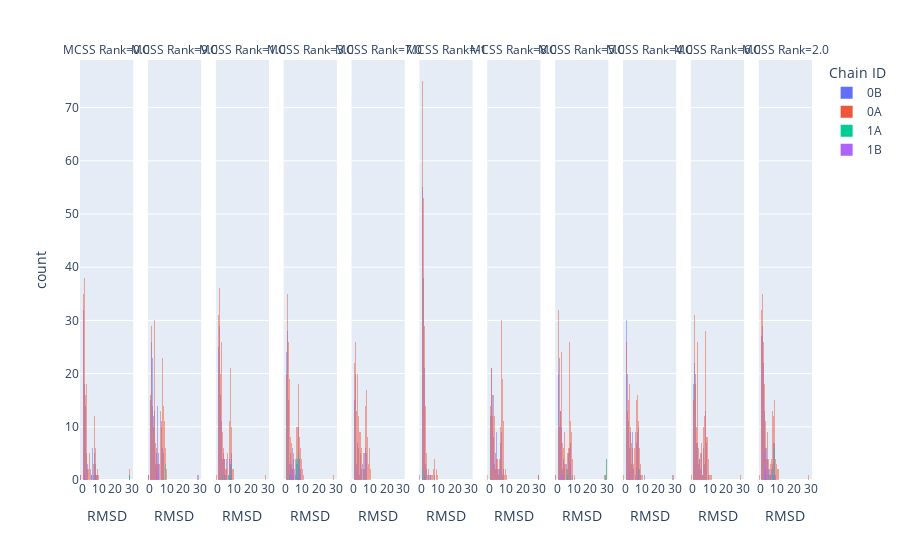

Write notebook code for a chart like this one.
### Code cell
ex.histogram(df, x="RMSD", color="Chain ID", barmode='overlay', facet_col="MCSS Rank")

### Figure 1 — Plotly figure (JSON) as saved in the notebook; plotly's stock layout.template omitted (floating-point values rounded to 4 significant figures; data arrays with more than 128 entries replaced by an {"elided": "..."} marker saying what was removed)
{"data": [{"alignmentgroup": "True", "bingroup": "x", "hovertemplate": "Chain ID=0B<br>MCSS Rank=0.0<br>RMSD=%{x}<br>count=%{y}<extra></extra>", "legendgroup": "0B", "marker": {"color": "#636efa", "opacity": 0.5, "pattern": {"shape": ""}}, "name": "0B", "offsetgroup": "0B", "orientation": "v", "showlegend": true, "type": "histogram", "x": [7.874, 0.5028, 0.9034, 1.026, 0.7254, 0.7305, 1.442, 0.806, 1.98, 0.7553, 0.5605, 1.468, 7.392, 0.7181, 0.5921, 7.318, 6.327, 3.596, 1.923, 1.297, 0.8459, 1.421, 2.617, 3.032, 1.335, 0.6346, 1.096, 6.296, 6.337, 1.515, 0.8463, 0.7457, 1.994, 2.255, 1.998, 1.416, 0.5714, 1.298, 0.6908, 8.148, 0.4508, 0.4145, 0.3251, 1.941, 1.487, 0.6227, 1.683, 0.9343, 3.501, 2.807, 6.469, 5.569, -1, 0.8728, 1.2, 1.362, 3.392, 0.9133, 1.046, 0.4114, 0.7803, 1.054, 2.049, 4.87, 1.179, 0.502, 1.177, 0.5892, 2.062, 0.4122, 0.5124, 0.4795, 0.5904, 0.6684, 0.9659, 0.4975, 28.57, 6.542, 2.355, 0.6418, 1.491, 7.566, 7.919, 1.081, 1.839, 2.282, 1.77, 0.5116, 6.312, 0.8166, 0.9696, 1.0, 0.5419, 9.656, 0.4113, 1.015, 1.125, 2.133, 4.944, 0.9201, 7.554, 1.344, 2.054, 0.5241, 7.059, 1.628, 1.971, 1.333, 1.164, 0.4494, 7.482, 0.5235, 8.616, 1.284, 1.044, 0.4002, 1.714, 1.029, 1.151, 2.681, 1.356, 1.192, 0.7634, 2.111, 2.059, 2.978, 0.8626, 0.9655], "xaxis": "x", "yaxis": "y"}, {"alignmentgroup": "True", "bingroup": "x", "hovertemplate": "Chain ID=0B<br>MCSS Rank=9.0<br>RMSD=%{x}<br>count=%{y}<extra></extra>", "legendgroup": "0B", "marker": {"color": "#636efa", "opacity": 0.5, "pattern": {"shape": ""}}, "name": "0B", "offsetgroup": "0B", "orientation": "v", "showlegend": false, "type": "histogram", "x": {"elided": "155 float values"}, "xaxis": "x2", "yaxis": "y2"}, {"alignmentgroup": "True", "bingroup": "x", "hovertemplate": "Chain ID=0B<br>MCSS Rank=1.0<br>RMSD=%{x}<br>count=%{y}<extra></extra>", "legendgroup": "0B", "marker": {"color": "#636efa", "opacity": 0.5, "pattern": {"shape": ""}}, "name": "0B", "offsetgroup": "0B", "orientation": "v", "showlegend": false, "type": "histogram", "x": [3.129, 1.101, 1.075, 4.121, 3.175, 1.981, 0.9065, 0.3615, 0.7122, 0.993, 0.5224, 0.6578, 3.484, 1.854, 1.361, 1.372, 1.154, 0.6204, 1.057, 1.512, 0.852, 3.735, 0.6426, 0.9631, 1.018, 1.389, 7.817, 1.046, 1.246, 0.7128, 1.019, 3.052, 0.506, 1.114, 0.496, 1.658, 7.23, 0.5131, 2.195, 1.441, 3.784, 0.9588, 7.148, 3.964, 4.337, 1.022, 0.6254, 0.9698, 0.9373, 0.4552, 7.03, 1.84, 1.922, 5.198, 1.255, 3.495, 0.3755, 0.3572, 0.5842, 2.138, 0.7153, 0.7183, 0.6153, 5.137, 7.431, 1.666, 1.605, 4.915, 2.157, 7.663, 1.139, 0.5953, 2.422, 1.008, 0.9422, 1.077, 0.9986, 1.46, 0.5426, 2.233, 1.057, 0.871, 0.918, 1.492, 0.4827, 6.939, 1.608, 2.121, 1.454, 3.065, 2.642, 1.483, 7.804, 3.615, 7.883, 1.264, 1.87, 0.6326, 1.029, 0.968, 7.792, 1.073, 2.3, 1.06, 8.108, 4.902, 3.788, 3.575, 7.585, 1.569, 0.6487, 0.6389, 1.9, 0.7236], "xaxis": "x3", "yaxis": "y3"}, {"alignmentgroup": "True", "bingroup": "x", "hovertemplate": "Chain ID=0B<br>MCSS Rank=3.0<br>RMSD=%{x}<br>count=%{y}<extra></extra>", "legendgroup": "0B", "marker": {"color": "#636efa", "opacity": 0.5, "pattern": {"shape": ""}}, "name": "0B", "offsetgroup": "0B", "orientation": "v", "showlegend": false, "type": "histogram", "x": {"elided": "140 float values"}, "xaxis": "x4", "yaxis": "y4"}, {"alignmentgroup": "True", "bingroup": "x", "hovertemplate": "Chain ID=0B<br>MCSS Rank=7.0<br>RMSD=%{x}<br>count=%{y}<extra></extra>", "legendgroup": "0B", "marker": {"color": "#636efa", "opacity": 0.5, "pattern": {"shape": ""}}, "name": "0B", "offsetgroup": "0B", "orientation": "v", "showlegend": false, "type": "histogram", "x": [1.53, 5.125, 7.354, 6.886, 0.9981, 4.651, 2.907, 0.9333, 0.5124, 1.457, 7.714, 7.61, 2.907, 0.7997, 4.515, 7.221, 7.431, 3.946, 3.136, 0.6042, 7.743, 7.3, 1.362, 1.195, 8.012, 7.724, 1.329, 2.047, 0.5683, 2.384, 8.083, 2.797, 7.808, 1.518, 3.387, 2.226, 2.329, 0.7882, 2.303, 6.91, 1.556, 0.7172, 6.39, 1.385, 0.4894, 1.202, 0.4401, 5.644, 1.091, 7.088, 5.283, 6.481, 7.281, 2.542, 6.409, -1, 0.8701, 2.511, 6.54, 0.8339, 2.464, 2.434, 3.249, 1.19, 1.556, 1.529, 0.3889, 0.529, 0.5473, 0.4969, 0.5684, 0.9845, 0.5162, 28.39, 3.992, 7.844, 4.023, 7.454, 1.231, 0.3471, 7.66, 1.65, 7.414, 0.7423, 0.8583, 1.07, 1.651, 0.5729, 5.823, 4.338, 1.568, 2.13, 1.002, 5.268, 1.024, 6.168, 6.414, 4.074, 1.694, 1.365, 7.69, 1.002, 5.166, 1.36, 1.058, 1.308, 7.589, 7.863, 1.387, 4.425, 4.723, 3.851, 1.104, 0.779, 7.119, 2.935, 6.844], "xaxis": "x5", "yaxis": "y5"}, {"alignmentgroup": "True", "bingroup": "x", "hovertemplate": "Chain ID=0B<br>MCSS Rank=-1<br>RMSD=%{x}<br>count=%{y}<extra></extra>", "legendgroup": "0B", "marker": {"color": "#636efa", "opacity": 0.5, "pattern": {"shape": ""}}, "name": "0B", "offsetgroup": "0B", "orientation": "v", "showlegend": false, "type": "histogram", "x": {"elided": "142 float values"}, "xaxis": "x6", "yaxis": "y6"}, {"alignmentgroup": "True", "bingroup": "x", "hovertemplate": "Chain ID=0B<br>MCSS Rank=8.0<br>RMSD=%{x}<br>count=%{y}<extra></extra>", "legendgroup": "0B", "marker": {"color": "#636efa", "opacity": 0.5, "pattern": {"shape": ""}}, "name": "0B", "offsetgroup": "0B", "orientation": "v", "showlegend": false, "type": "histogram", "x": {"elided": "142 float values"}, "xaxis": "x7", "yaxis": "y7"}, {"alignmentgroup": "True", "bingroup": "x", "hovertemplate": "Chain ID=0B<br>MCSS Rank=5.0<br>RMSD=%{x}<br>count=%{y}<extra></extra>", "legendgroup": "0B", "marker": {"color": "#636efa", "opacity": 0.5, "pattern": {"shape": ""}}, "name": "0B", "offsetgroup": "0B", "orientation": "v", "showlegend": false, "type": "histogram", "x": [0.858, 7.194, 2.166, 0.9183, 0.699, 0.8859, 7.223, 0.8786, 7.403, 1.376, 1.303, 0.4938, 0.6311, 1.546, 1.45, 2.519, 2.453, 1.417, 3.686, 2.139, 7.079, 2.338, 2.029, 1.666, 1.71, 2.772, 1.967, 1.021, 3.937, 0.7945, 1.524, 1.497, 7.416, 4.652, 0.4657, 0.9183, 0.4688, 2.35, 2.14, 2.436, 2.024, 1.369, 2.578, 1.573, 1.0, 1.198, 7.636, 0.3775, 1.537, 0.5371, 1.62, 6.16, 0.4639, 2.021, 1.525, 2.217, 6.811, 6.964, 2.721, -1, 0.7553, 1.846, 1.526, 8.77, 0.7512, 1.488, 4.321, 0.4359, 1.154, 3.301, 7.472, 5.524, 1.52, 6.564, 0.5533, 0.483, 0.4555, 0.5834, 0.7862, 4.158, 0.6979, 0.5954, 6.58, 0.6374, 5.679, 1.775, 2.579, 8.174, 7.993, 3.809, 2.061, 7.53, 1.189, 1.197, 7.549, 2.217, 1.057, 1.428, 3.767, 5.377, 1.281, 1.147, 8.091, 0.4375, 1.871, 2.467, 1.242, 1.317, 7.907, 2.397, 3.552, 0.431, 1.465, 1.019, 1.669, 1.225, 8.242, 8.013, 4.681, 7.978, 1.419, 2.781], "xaxis": "x8", "yaxis": "y8"}, {"alignmentgroup": "True", "bingroup": "x", "hovertemplate": "Chain ID=0B<br>MCSS Rank=4.0<br>RMSD=%{x}<br>count=%{y}<extra></extra>", "legendgroup": "0B", "marker": {"color": "#636efa", "opacity": 0.5, "pattern": {"shape": ""}}, "name": "0B", "offsetgroup": "0B", "orientation": "v", "showlegend": false, "type": "histogram", "x": {"elided": "147 float values"}, "xaxis": "x9", "yaxis": "y9"}, {"alignmentgroup": "True", "bingroup": "x", "hovertemplate": "Chain ID=0B<br>MCSS Rank=6.0<br>RMSD=%{x}<br>count=%{y}<extra></extra>", "legendgroup": "0B", "marker": {"color": "#636efa", "opacity": 0.5, "pattern": {"shape": ""}}, "name": "0B", "offsetgroup": "0B", "orientation": "v", "showlegend": false, "type": "histogram", "x": [1.69, 0.6154, 0.5188, 0.6639, 0.8438, 7.367, 2.437, 2.671, 1.264, 1.425, 5.248, 5.914, 2.117, 1.075, 0.818, 1.092, 2.464, 1.353, 8.181, 1.969, 1.109, 0.9922, 2.133, 3.043, 6.999, 3.111, 7.39, 7.701, 4.834, 1.007, 0.6197, 2.471, 6.009, 2.011, 7.746, 0.7398, 0.6964, 7.545, 1.346, 2.12, 1.302, 7.091, 2.279, 4.169, 0.9752, 1.535, 6.515, 6.719, 1.305, 0.4292, 1.15, 7.505, 6.38, 1.726, 7.872, 4.091, 0.8753, 1.244, 2.314, 1.516, 9.469, 6.287, 6.469, 7.516, 1.705, 1.716, 4.342, 3.423, 2.278, 6.167, 4.866, 0.3957, 1.581, 1.93, 2.907, 7.906, 5.909, 1.516, 4.771, 1.428, 0.4867, 0.4426, 0.4337, 0.5505, 0.9159, 0.6115, 0.5152, 7.614, 3.337, 6.642, 1.323, 0.5806, 7.48, 0.5948, 1.263, 8.247, 8.226, 7.634, 8.054, 7.559, 1.355, 3.311, 0.5181, 1.135, 0.9831, 0.9974, 1.214, 1.304, 0.9425, 5.464, 7.384, 4.239, 4.788, 4.649, 5.952, 7.072, 0.899, 1.467, 3.873, 2.009, 2.877, 0.8036, 1.043, 0.6525, 7.629, 1.056, 7.963, 1.136], "xaxis": "x10", "yaxis": "y10"}, {"alignmentgroup": "True", "bingroup": "x", "hovertemplate": "Chain ID=0B<br>MCSS Rank=2.0<br>RMSD=%{x}<br>count=%{y}<extra></extra>", "legendgroup": "0B", "marker": {"color": "#636efa", "opacity": 0.5, "pattern": {"shape": ""}}, "name": "0B", "offsetgroup": "0B", "orientation": "v", "showlegend": false, "type": "histogram", "x": {"elided": "139 float values"}, "xaxis": "x11", "yaxis": "y11"}, {"alignmentgroup": "True", "bingroup": "x", "hovertemplate": "Chain ID=0A<br>MCSS Rank=0.0<br>RMSD=%{x}<br>count=%{y}<extra></extra>", "legendgroup": "0A", "marker": {"color": "#EF553B", "opacity": 0.5, "pattern": {"shape": ""}}, "name": "0A", "offsetgroup": "0A", "orientation": "v", "showlegend": true, "type": "histogram", "x": {"elided": "220 float values"}, "xaxis": "x", "yaxis": "y"}, {"alignmentgroup": "True", "bingroup": "x", "hovertemplate": "Chain ID=0A<br>MCSS Rank=9.0<br>RMSD=%{x}<br>count=%{y}<extra></extra>", "legendgroup": "0A", "marker": {"color": "#EF553B", "opacity": 0.5, "pattern": {"shape": ""}}, "name": "0A", "offsetgroup": "0A", "orientation": "v", "showlegend": false, "type": "histogram", "x": {"elided": "219 float values"}, "xaxis": "x2", "yaxis": "y2"}, {"alignmentgroup": "True", "bingroup": "x", "hovertemplate": "Chain ID=0A<br>MCSS Rank=1.0<br>RMSD=%{x}<br>count=%{y}<extra></extra>", "legendgroup": "0A", "marker": {"color": "#EF553B", "opacity": 0.5, "pattern": {"shape": ""}}, "name": "0A", "offsetgroup": "0A", "orientation": "v", "showlegend": false, "type": "histogram", "x": {"elided": "218 float values"}, "xaxis": "x3", "yaxis": "y3"}, {"alignmentgroup": "True", "bingroup": "x", "hovertemplate": "Chain ID=0A<br>MCSS Rank=3.0<br>RMSD=%{x}<br>count=%{y}<extra></extra>", "legendgroup": "0A", "marker": {"color": "#EF553B", "opacity": 0.5, "pattern": {"shape": ""}}, "name": "0A", "offsetgroup": "0A", "orientation": "v", "showlegend": false, "type": "histogram", "x": {"elided": "220 float values"}, "xaxis": "x4", "yaxis": "y4"}, {"alignmentgroup": "True", "bingroup": "x", "hovertemplate": "Chain ID=0A<br>MCSS Rank=7.0<br>RMSD=%{x}<br>count=%{y}<extra></extra>", "legendgroup": "0A", "marker": {"color": "#EF553B", "opacity": 0.5, "pattern": {"shape": ""}}, "name": "0A", "offsetgroup": "0A", "orientation": "v", "showlegend": false, "type": "histogram", "x": {"elided": "220 float values"}, "xaxis": "x5", "yaxis": "y5"}, {"alignmentgroup": "True", "bingroup": "x", "hovertemplate": "Chain ID=0A<br>MCSS Rank=-1<br>RMSD=%{x}<br>count=%{y}<extra></extra>", "legendgroup": "0A", "marker": {"color": "#EF553B", "opacity": 0.5, "pattern": {"shape": ""}}, "name": "0A", "offsetgroup": "0A", "orientation": "v", "showlegend": false, "type": "histogram", "x": {"elided": "218 float values"}, "xaxis": "x6", "yaxis": "y6"}, {"alignmentgroup": "True", "bingroup": "x", "hovertemplate": "Chain ID=0A<br>MCSS Rank=8.0<br>RMSD=%{x}<br>count=%{y}<extra></extra>", "legendgroup": "0A", "marker": {"color": "#EF553B", "opacity": 0.5, "pattern": {"shape": ""}}, "name": "0A", "offsetgroup": "0A", "orientation": "v", "showlegend": false, "type": "histogram", "x": {"elided": "220 float values"}, "xaxis": "x7", "yaxis": "y7"}, {"alignmentgroup": "True", "bingroup": "x", "hovertemplate": "Chain ID=0A<br>MCSS Rank=5.0<br>RMSD=%{x}<br>count=%{y}<extra></extra>", "legendgroup": "0A", "marker": {"color": "#EF553B", "opacity": 0.5, "pattern": {"shape": ""}}, "name": "0A", "offsetgroup": "0A", "orientation": "v", "showlegend": false, "type": "histogram", "x": {"elided": "220 float values"}, "xaxis": "x8", "yaxis": "y8"}, {"alignmentgroup": "True", "bingroup": "x", "hovertemplate": "Chain ID=0A<br>MCSS Rank=4.0<br>RMSD=%{x}<br>count=%{y}<extra></extra>", "legendgroup": "0A", "marker": {"color": "#EF553B", "opacity": 0.5, "pattern": {"shape": ""}}, "name": "0A", "offsetgroup": "0A", "orientation": "v", "showlegend": false, "type": "histogram", "x": {"elided": "220 float values"}, "xaxis": "x9", "yaxis": "y9"}, {"alignmentgroup": "True", "bingroup": "x", "hovertemplate": "Chain ID=0A<br>MCSS Rank=6.0<br>RMSD=%{x}<br>count=%{y}<extra></extra>", "legendgroup": "0A", "marker": {"color": "#EF553B", "opacity": 0.5, "pattern": {"shape": ""}}, "name": "0A", "offsetgroup": "0A", "orientation": "v", "showlegend": false, "type": "histogram", "x": {"elided": "220 float values"}, "xaxis": "x10", "yaxis": "y10"}, {"alignmentgroup": "True", "bingroup": "x", "hovertemplate": "Chain ID=0A<br>MCSS Rank=2.0<br>RMSD=%{x}<br>count=%{y}<extra></extra>", "legendgroup": "0A", "marker": {"color": "#EF553B", "opacity": 0.5, "pattern": {"shape": ""}}, "name": "0A", "offsetgroup": "0A", "orientation": "v", "showlegend": false, "type": "histogram", "x": {"elided": "220 float values"}, "xaxis": "x11", "yaxis": "y11"}, {"alignmentgroup": "True", "bingroup": "x", "hovertemplate": "Chain ID=1A<br>MCSS Rank=0.0<br>RMSD=%{x}<br>count=%{y}<extra></extra>", "legendgroup": "1A", "marker": {"color": "#00cc96", "opacity": 0.5, "pattern": {"shape": ""}}, "name": "1A", "offsetgroup": "1A", "orientation": "v", "showlegend": true, "type": "histogram", "x": [7.835, 28.45], "xaxis": "x", "yaxis": "y"}, {"alignmentgroup": "True", "bingroup": "x", "hovertemplate": "Chain ID=1A<br>MCSS Rank=9.0<br>RMSD=%{x}<br>count=%{y}<extra></extra>", "legendgroup": "1A", "marker": {"color": "#00cc96", "opacity": 0.5, "pattern": {"shape": ""}}, "name": "1A", "offsetgroup": "1A", "orientation": "v", "showlegend": false, "type": "histogram", "x": [9.503, 9.6, 9.57], "xaxis": "x2", "yaxis": "y2"}, {"alignmentgroup": "True", "bingroup": "x", "hovertemplate": "Chain ID=1A<br>MCSS Rank=1.0<br>RMSD=%{x}<br>count=%{y}<extra></extra>", "legendgroup": "1A", "marker": {"color": "#00cc96", "opacity": 0.5, "pattern": {"shape": ""}}, "name": "1A", "offsetgroup": "1A", "orientation": "v", "showlegend": false, "type": "histogram", "x": [7.114, 6.622, 7.449, 7.625, 7.71, 7.983, 2.79], "xaxis": "x3", "yaxis": "y3"}, {"alignmentgroup": "True", "bingroup": "x", "hovertemplate": "Chain ID=1A<br>MCSS Rank=3.0<br>RMSD=%{x}<br>count=%{y}<extra></extra>", "legendgroup": "1A", "marker": {"color": "#00cc96", "opacity": 0.5, "pattern": {"shape": ""}}, "name": "1A", "offsetgroup": "1A", "orientation": "v", "showlegend": false, "type": "histogram", "x": [7.285, 7.522, 7.236, 6.35, 2.342, 7.223, 6.7, 7.031, 7.066, 6.553, 7.694, 6.285, 7.748, 8.041, 7.994, 7.698], "xaxis": "x4", "yaxis": "y4"}, {"alignmentgroup": "True", "bingroup": "x", "hovertemplate": "Chain ID=1A<br>MCSS Rank=-1<br>RMSD=%{x}<br>count=%{y}<extra></extra>", "legendgroup": "1A", "marker": {"color": "#00cc96", "opacity": 0.5, "pattern": {"shape": ""}}, "name": "1A", "offsetgroup": "1A", "orientation": "v", "showlegend": false, "type": "histogram", "x": [2.054, 0.5769, 0.4324], "xaxis": "x6", "yaxis": "y6"}, {"alignmentgroup": "True", "bingroup": "x", "hovertemplate": "Chain ID=1A<br>MCSS Rank=5.0<br>RMSD=%{x}<br>count=%{y}<extra></extra>", "legendgroup": "1A", "marker": {"color": "#00cc96", "opacity": 0.5, "pattern": {"shape": ""}}, "name": "1A", "offsetgroup": "1A", "orientation": "v", "showlegend": false, "type": "histogram", "x": [30.26, 29.3, 29.74, 29.28, 28.87, 29.55, 6.26, 6.347, 6.021, 7.372, 6.159], "xaxis": "x8", "yaxis": "y8"}, {"alignmentgroup": "True", "bingroup": "x", "hovertemplate": "Chain ID=1A<br>MCSS Rank=4.0<br>RMSD=%{x}<br>count=%{y}<extra></extra>", "legendgroup": "1A", "marker": {"color": "#00cc96", "opacity": 0.5, "pattern": {"shape": ""}}, "name": "1A", "offsetgroup": "1A", "orientation": "v", "showlegend": false, "type": "histogram", "x": [8.225, 7.984], "xaxis": "x9", "yaxis": "y9"}, {"alignmentgroup": "True", "bingroup": "x", "hovertemplate": "Chain ID=1A<br>MCSS Rank=2.0<br>RMSD=%{x}<br>count=%{y}<extra></extra>", "legendgroup": "1A", "marker": {"color": "#00cc96", "opacity": 0.5, "pattern": {"shape": ""}}, "name": "1A", "offsetgroup": "1A", "orientation": "v", "showlegend": false, "type": "histogram", "x": [7.846, 7.662, 6.867, 7.85, 3.187, 7.886, 7.902, 4.29, 7.784, 7.216, 8.066], "xaxis": "x11", "yaxis": "y11"}, {"alignmentgroup": "True", "bingroup": "x", "hovertemplate": "Chain ID=1B<br>MCSS Rank=0.0<br>RMSD=%{x}<br>count=%{y}<extra></extra>", "legendgroup": "1B", "marker": {"color": "#ab63fa", "opacity": 0.5, "pattern": {"shape": ""}}, "name": "1B", "offsetgroup": "1B", "orientation": "v", "showlegend": true, "type": "histogram", "x": [7.874, 1.356], "xaxis": "x", "yaxis": "y"}, {"alignmentgroup": "True", "bingroup": "x", "hovertemplate": "Chain ID=1B<br>MCSS Rank=9.0<br>RMSD=%{x}<br>count=%{y}<extra></extra>", "legendgroup": "1B", "marker": {"color": "#ab63fa", "opacity": 0.5, "pattern": {"shape": ""}}, "name": "1B", "offsetgroup": "1B", "orientation": "v", "showlegend": false, "type": "histogram", "x": [3.793, 5.087, 3.773], "xaxis": "x2", "yaxis": "y2"}, {"alignmentgroup": "True", "bingroup": "x", "hovertemplate": "Chain ID=1B<br>MCSS Rank=1.0<br>RMSD=%{x}<br>count=%{y}<extra></extra>", "legendgroup": "1B", "marker": {"color": "#ab63fa", "opacity": 0.5, "pattern": {"shape": ""}}, "name": "1B", "offsetgroup": "1B", "orientation": "v", "showlegend": false, "type": "histogram", "x": [3.784, 2.422, 7.804, 7.883, 7.792, 8.108, 7.585], "xaxis": "x3", "yaxis": "y3"}, {"alignmentgroup": "True", "bingroup": "x", "hovertemplate": "Chain ID=1B<br>MCSS Rank=3.0<br>RMSD=%{x}<br>count=%{y}<extra></extra>", "legendgroup": "1B", "marker": {"color": "#ab63fa", "opacity": 0.5, "pattern": {"shape": ""}}, "name": "1B", "offsetgroup": "1B", "orientation": "v", "showlegend": false, "type": "histogram", "x": [8.315, 8.589, 4.156, 7.6, 7.728, 8.716, 3.822, 8.804, 4.784, 4.398, 8.047, 8.271, 3.382, 7.94, 3.158, 3.211], "xaxis": "x4", "yaxis": "y4"}, {"alignmentgroup": "True", "bingroup": "x", "hovertemplate": "Chain ID=1B<br>MCSS Rank=-1<br>RMSD=%{x}<br>count=%{y}<extra></extra>", "legendgroup": "1B", "marker": {"color": "#ab63fa", "opacity": 0.5, "pattern": {"shape": ""}}, "name": "1B", "offsetgroup": "1B", "orientation": "v", "showlegend": false, "type": "histogram", "x": [2.101, 1.723], "xaxis": "x6", "yaxis": "y6"}, {"alignmentgroup": "True", "bingroup": "x", "hovertemplate": "Chain ID=1B<br>MCSS Rank=5.0<br>RMSD=%{x}<br>count=%{y}<extra></extra>", "legendgroup": "1B", "marker": {"color": "#ab63fa", "opacity": 0.5, "pattern": {"shape": ""}}, "name": "1B", "offsetgroup": "1B", "orientation": "v", "showlegend": false, "type": "histogram", "x": [2.579, 8.174, 7.993, 3.809, 7.978], "xaxis": "x8", "yaxis": "y8"}, {"alignmentgroup": "True", "bingroup": "x", "hovertemplate": "Chain ID=1B<br>MCSS Rank=4.0<br>RMSD=%{x}<br>count=%{y}<extra></extra>", "legendgroup": "1B", "marker": {"color": "#ab63fa", "opacity": 0.5, "pattern": {"shape": ""}}, "name": "1B", "offsetgroup": "1B", "orientation": "v", "showlegend": false, "type": "histogram", "x": [2.423, 7.773], "xaxis": "x9", "yaxis": "y9"}, {"alignmentgroup": "True", "bingroup": "x", "hovertemplate": "Chain ID=1B<br>MCSS Rank=2.0<br>RMSD=%{x}<br>count=%{y}<extra></extra>", "legendgroup": "1B", "marker": {"color": "#ab63fa", "opacity": 0.5, "pattern": {"shape": ""}}, "name": "1B", "offsetgroup": "1B", "orientation": "v", "showlegend": false, "type": "histogram", "x": [1.755, 1.908, 5.827, 3.009, 2.247, 1.77, 3.126, 3.614, 8.091, 7.628, 2.099], "xaxis": "x11", "yaxis": "y11"}], "layout": {"annotations": [{"font": {}, "showarrow": false, "text": "MCSS Rank=0.0", "x": 0.03636, "xanchor": "center", "xref": "paper", "y": 1, "yanchor": "bottom", "yref": "paper"}, {"font": {}, "showarrow": false, "text": "MCSS Rank=9.0", "x": 0.1291, "xanchor": "center", "xref": "paper", "y": 1, "yanchor": "bottom", "yref": "paper"}, {"font": {}, "showarrow": false, "text": "MCSS Rank=1.0", "x": 0.2218, "xanchor": "center", "xref": "paper", "y": 1, "yanchor": "bottom", "yref": "paper"}, {"font": {}, "showarrow": false, "text": "MCSS Rank=3.0", "x": 0.3145, "xanchor": "center", "xref": "paper", "y": 1, "yanchor": "bottom", "yref": "paper"}, {"font": {}, "showarrow": false, "text": "MCSS Rank=7.0", "x": 0.4073, "xanchor": "center", "xref": "paper", "y": 1, "yanchor": "bottom", "yref": "paper"}, {"font": {}, "showarrow": false, "text": "MCSS Rank=-1", "x": 0.5, "xanchor": "center", "xref": "paper", "y": 1, "yanchor": "bottom", "yref": "paper"}, {"font": {}, "showarrow": false, "text": "MCSS Rank=8.0", "x": 0.5927, "xanchor": "center", "xref": "paper", "y": 1, "yanchor": "bottom", "yref": "paper"}, {"font": {}, "showarrow": false, "text": "MCSS Rank=5.0", "x": 0.6855, "xanchor": "center", "xref": "paper", "y": 1, "yanchor": "bottom", "yref": "paper"}, {"font": {}, "showarrow": false, "text": "MCSS Rank=4.0", "x": 0.7782, "xanchor": "center", "xref": "paper", "y": 1, "yanchor": "bottom", "yref": "paper"}, {"font": {}, "showarrow": false, "text": "MCSS Rank=6.0", "x": 0.8709, "xanchor": "center", "xref": "paper", "y": 1, "yanchor": "bottom", "yref": "paper"}, {"font": {}, "showarrow": false, "text": "MCSS Rank=2.0", "x": 0.9636, "xanchor": "center", "xref": "paper", "y": 1, "yanchor": "bottom", "yref": "paper"}], "barmode": "overlay", "legend": {"title": {"text": "Chain ID"}, "tracegroupgap": 0}, "margin": {"t": 60}, "xaxis": {"anchor": "y", "domain": [0, 0.07273], "title": {"text": "RMSD"}}, "xaxis10": {"anchor": "y10", "domain": [0.8345, 0.9073], "matches": "x", "title": {"text": "RMSD"}}, "xaxis11": {"anchor": "y11", "domain": [0.9273, 1], "matches": "x", "title": {"text": "RMSD"}}, "xaxis2": {"anchor": "y2", "domain": [0.09273, 0.1655], "matches": "x", "title": {"text": "RMSD"}}, "xaxis3": {"anchor": "y3", "domain": [0.1855, 0.2582], "matches": "x", "title": {"text": "RMSD"}}, "xaxis4": {"anchor": "y4", "domain": [0.2782, 0.3509], "matches": "x", "title": {"text": "RMSD"}}, "xaxis5": {"anchor": "y5", "domain": [0.3709, 0.4436], "matches": "x", "title": {"text": "RMSD"}}, "xaxis6": {"anchor": "y6", "domain": [0.4636, 0.5364], "matches": "x", "title": {"text": "RMSD"}}, "xaxis7": {"anchor": "y7", "domain": [0.5564, 0.6291], "matches": "x", "title": {"text": "RMSD"}}, "xaxis8": {"anchor": "y8", "domain": [0.6491, 0.7218], "matches": "x", "title": {"text": "RMSD"}}, "xaxis9": {"anchor": "y9", "domain": [0.7418, 0.8145], "matches": "x", "title": {"text": "RMSD"}}, "yaxis": {"anchor": "x", "domain": [0, 1], "title": {"text": "count"}}, "yaxis10": {"anchor": "x10", "domain": [0, 1], "matches": "y", "showticklabels": false}, "yaxis11": {"anchor": "x11", "domain": [0, 1], "matches": "y", "showticklabels": false}, "yaxis2": {"anchor": "x2", "domain": [0, 1], "matches": "y", "showticklabels": false}, "yaxis3": {"anchor": "x3", "domain": [0, 1], "matches": "y", "showticklabels": false}, "yaxis4": {"anchor": "x4", "domain": [0, 1], "matches": "y", "showticklabels": false}, "yaxis5": {"anchor": "x5", "domain": [0, 1], "matches": "y", "showticklabels": false}, "yaxis6": {"anchor": "x6", "domain": [0, 1], "matches": "y", "showticklabels": false}, "yaxis7": {"anchor": "x7", "domain": [0, 1], "matches": "y", "showticklabels": false}, "yaxis8": {"anchor": "x8", "domain": [0, 1], "matches": "y", "showticklabels": false}, "yaxis9": {"anchor": "x9", "domain": [0, 1], "matches": "y", "showticklabels": false}}}
